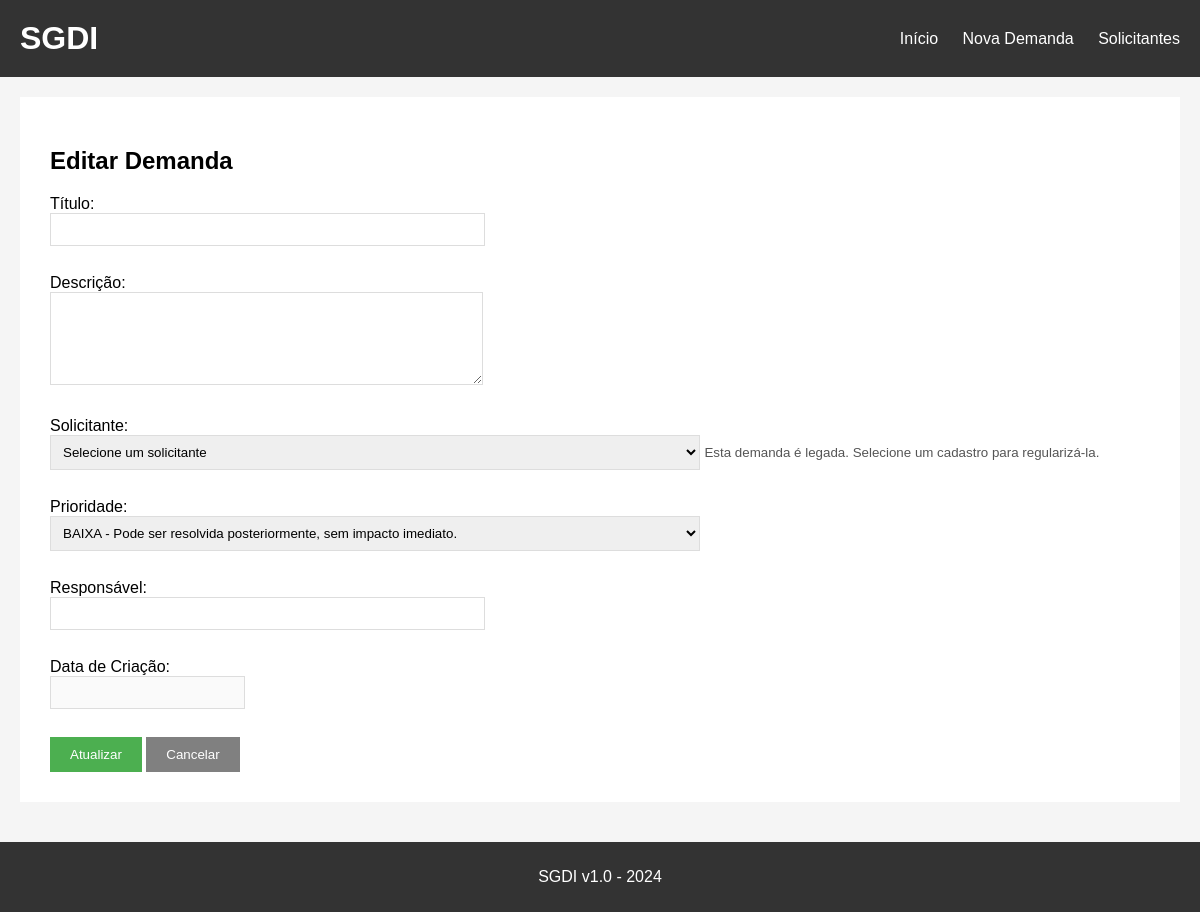
Before: /editar/14 with the older database file.
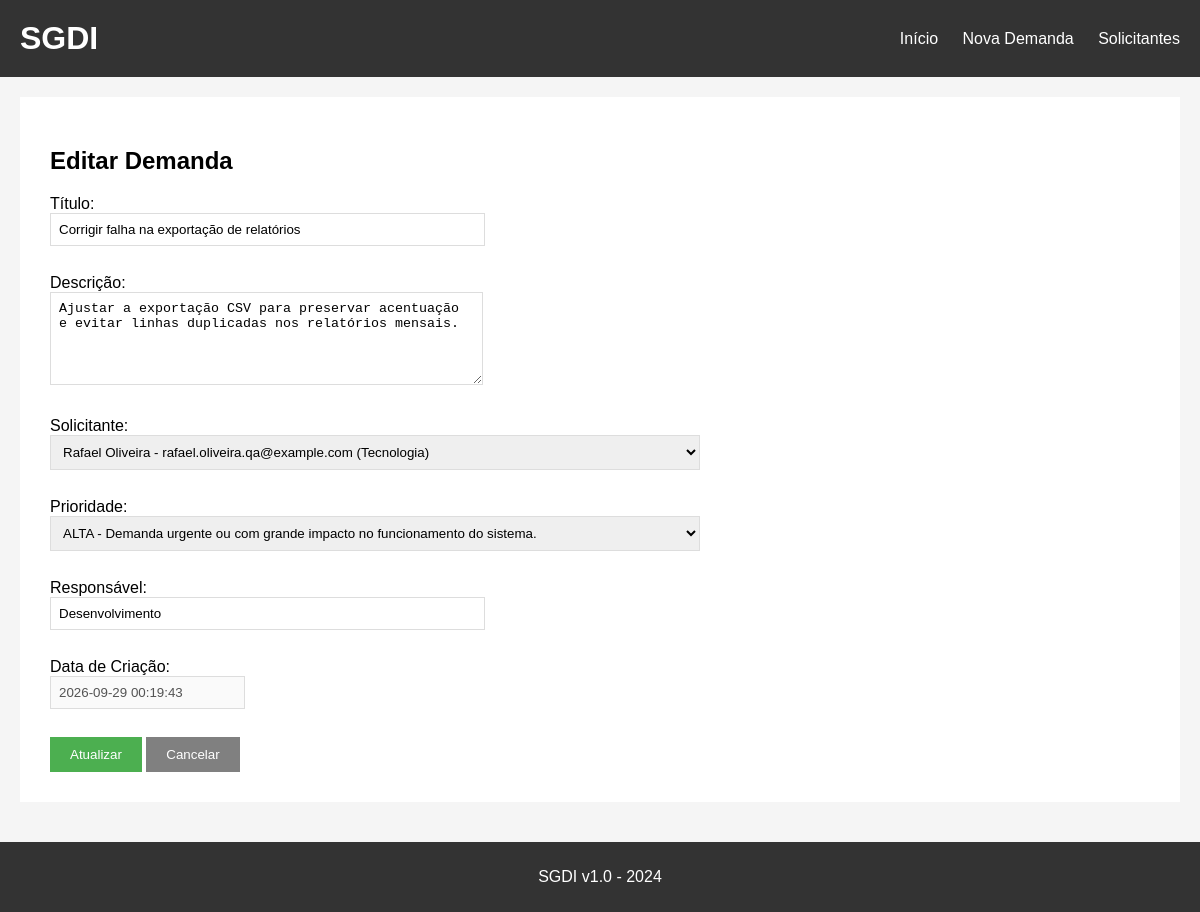
After: the same page with the newer database file.
### tables this page shows
CREATE TABLE demandas (
    id INTEGER PRIMARY KEY AUTOINCREMENT,
    titulo TEXT NOT NULL,
    descricao TEXT,
    solicitante TEXT NOT NULL,
    data_criacao TEXT NOT NULL,
    prioridade TEXT NOT NULL DEFAULT 'MÉDIA',
    responsavel TEXT NOT NULL
, solicitante_id INTEGER REFERENCES solicitantes(id));

CREATE TABLE solicitantes (
        id INTEGER PRIMARY KEY AUTOINCREMENT,
        nome TEXT NOT NULL COLLATE NOCASE UNIQUE,
        email TEXT NOT NULL COLLATE NOCASE UNIQUE,
        departamento TEXT NOT NULL
    );

### app.py (the view, shortened to what this page needs)
@app.route('/editar/<int:id>', methods=['GET', 'POST'])
def editar(id):
    conn = get_db()
    ensure_schema(conn)
    demanda = conn.execute('''SELECT d.*, s.nome AS solicitante_nome
        FROM demandas d LEFT JOIN solicitantes s ON s.id = d.solicitante_id
        WHERE d.id=?''', (id,)).fetchone()
    solicitantes = get_solicitantes(conn)
    conn.close()
    return render_template('editar.html', demanda=demanda, solicitantes=solicitantes,
                           solicitante_label=solicitante_label)

### app.py (called while the page is built)
def get_db():
    conn = sqlite3.connect('demandas.db')
    conn.row_factory = sqlite3.Row
    conn.execute('PRAGMA foreign_keys = ON')
    return conn

def ensure_schema(conn):
    conn.execute('''CREATE TABLE IF NOT EXISTS solicitantes (
        id INTEGER PRIMARY KEY AUTOINCREMENT,
        nome TEXT NOT NULL COLLATE NOCASE UNIQUE,
        email TEXT NOT NULL COLLATE NOCASE UNIQUE,
        departamento TEXT NOT NULL
    )''')
    columns = [row['name'] for row in conn.execute('PRAGMA table_info(demandas)')]
    if 'solicitante_id' not in columns:
        conn.execute('ALTER TABLE demandas ADD COLUMN solicitante_id INTEGER REFERENCES solicitantes(id)')
    conn.commit()

def get_solicitantes(conn):
    return conn.execute(
        'SELECT id, nome, email, departamento FROM solicitantes ORDER BY nome'
    ).fetchall()

### templates/editar.html (shortened to what this page needs)
{% extends "base.html" %}
{% block content %}
<h2>Editar Demanda</h2>
<form method="POST" action="/editar/{{ demanda['id'] }}">
<div><label>Título:</label><br><input type="text" name="titulo" value="{{ demanda['titulo'] }}" size="50" required></div><br>
<div><label>Descrição:</label><br><textarea name="descricao" rows="5" cols="50">{{ demanda['descricao'] }}</textarea></div><br>
<div><label>Solicitante:</label><br>
<select name="solicitante_id" required>
<option value="">Selecione um solicitante</option>
{% for solicitante in solicitantes %}
<option value="{{ solicitante['id'] }}" {% if demanda['solicitante_id'] == solicitante['id'] %}selected{% endif %}>{{ solicitante['nome'] }} - {{ solicitante['email'] }} ({{ solicitante['departamento'] }})</option>
{% endfor %}
</select>
{% if not demanda['solicitante_id'] %}<small>Esta demanda é legada. Selecione um cadastro para regularizá-la.</small>{% endif %}
</div><br>
<div><label>Prioridade:</label><br><select name="prioridade" required>
<option value="BAIXA" {% if demanda['prioridade']=='BAIXA' %}selected{% endif %}>BAIXA - Pode ser resolvida posteriormente, sem impacto imediato.</option>
<option value="ALTA" {% if demanda['prioridade']=='ALTA' %}selected{% endif %}>ALTA - Demanda urgente ou com grande impacto no funcionamento do sistema.</option>
</select></div><br>
<div><label>Responsável:</label><br><input type="text" name="responsavel" value="{{ demanda['responsavel'] }}" size="50" required></div><br>
<div><label>Data de Criação:</label><br><input type="text" value="{{ demanda['data_criacao'] }}" disabled></div><br>
<button type="submit">Atualizar</button> <a href="/"><button type="button">Cancelar</button></a>
</form>
{% endblock %}

Changed rows visible on the page:
added demandas: titulo "Corrigir falha na exportação de relatórios", descricao "Ajustar a exportação CSV para preservar acentuação e evitar linhas duplicadas nos relatórios mensais.", solicitante_id "Rafael Oliveira - rafael.oliveira.qa@example.com (Tecnologia)", prioridade "ALTA - Demanda urgente ou com grande impacto no funcionamento do sistema.", responsavel "Desenvolvimento", data_criacao "2026-09-29 00:19:43"
Other visible differences:
form field solicitante_id: "Selecione um solicitante" → (not shown)
form field prioridade: "BAIXA - Pode ser resolvida posteriormente, sem impacto imediato." → (not shown)
text no longer shown: "Esta demanda é legada. Selecione um cadastro para regularizá-la."
